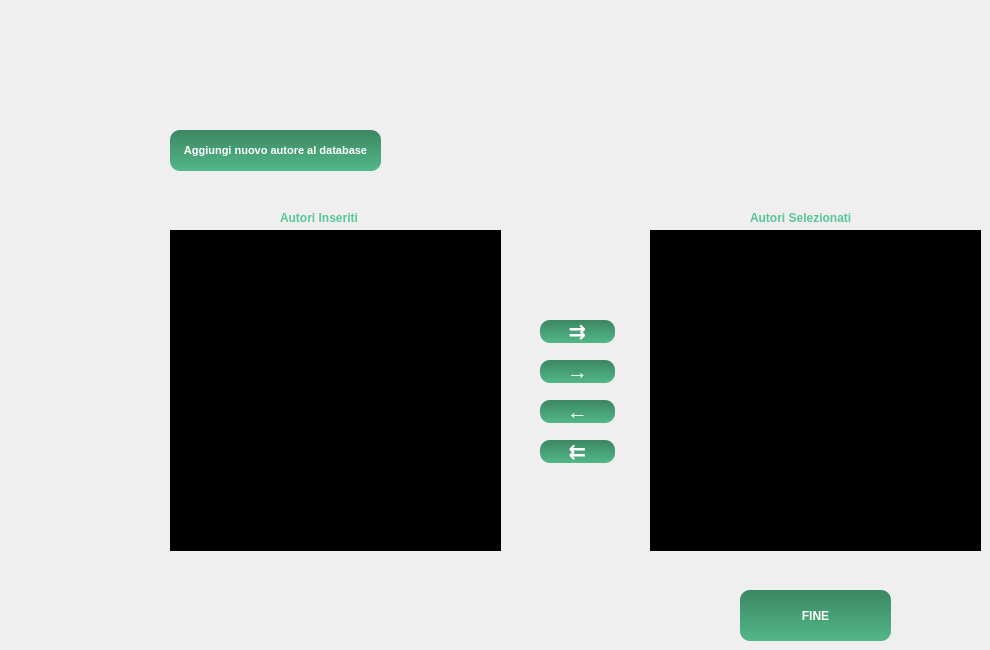
    <widget class="QWidget" name="paginaSelezionaAutori">
     <widget class="QLabel" name="label_12">
      <property name="geometry">
       <rect>
        <x>280</x>
        <y>210</y>
        <width>101</width>
        <height>16</height>
       </rect>
      </property>
      <property name="font">
       <font>
        <family>Tahoma</family>
        <pointsize>9</pointsize>
        <weight>75</weight>
        <bold>true</bold>
       </font>
      </property>
      <property name="styleSheet">
       <string notr="true">color: rgb(89, 199, 148);</string>
      </property>
      <property name="text">
       <string>Autori Inseriti</string>
      </property>
     </widget>
     <widget class="QLabel" name="label_13">
      <property name="geometry">
       <rect>
        <x>750</x>
        <y>210</y>
        <width>121</width>
        <height>16</height>
       </rect>
      </property>
      <property name="font">
       <font>
        <family>Tahoma</family>
        <pointsize>9</pointsize>
        <weight>75</weight>
        <bold>true</bold>
       </font>
      </property>
      <property name="styleSheet">
       <string notr="true">color: rgb(89, 199, 148);</string>
      </property>
      <property name="text">
       <string>Autori Selezionati</string>
      </property>
     </widget>
     <widget class="QListWidget" name="tuttiGliAutori">
      <property name="geometry">
       <rect>
        <x>170</x>
        <y>230</y>
        <width>331</width>
        <height>321</height>
       </rect>
      </property>
      <property name="font">
       <font>
        <family>Tahoma</family>
        <pointsize>8</pointsize>
        <weight>75</weight>
        <bold>true</bold>
       </font>
      </property>
      <property name="styleSheet">
       <string notr="true">QListWidget{
background-color: rgb(0, 0, 0);
color: rgb(96, 214, 159);
}

  QListWidget::item:selected {
   background-color: rgb(96, 214, 159);
 }
</string>
      </property>
     </widget>
     <widget class="QPushButton" name="bottoneRimuoviSelezionato">
      <property name="geometry">
       <rect>
        <x>540</x>
        <y>400</y>
        <width>75</width>
        <height>23</height>
       </rect>
      </property>
      <property name="font">
       <font>
        <family>Tahoma</family>
        <pointsize>16</pointsize>
        <weight>75</weight>
        <italic>false</italic>
        <bold>true</bold>
       </font>
      </property>
      <property name="styleSheet">
       <string notr="true">QPushButton{
	background-color: qlineargradient(spread:pad, x1:1, y1:0, x2:1, y2:1, stop:0 rgba(60, 135, 99, 255), stop:1 rgba(82, 183, 136, 255));
	color: rgb(255, 255, 255);
	border-radius: 10px;
}

QPushButton:hover{
	background-color: rgb(60, 134, 99);
}
QPushButton:pressed {
	background-color: rgb(43, 97, 72);
}
</string>
      </property>
      <property name="text">
       <string>←</string>
      </property>
     </widget>
     <widget class="QPushButton" name="bottoneFine">
      <property name="geometry">
       <rect>
        <x>740</x>
        <y>590</y>
        <width>151</width>
        <height>51</height>
       </rect>
      </property>
      <property name="font">
       <font>
        <family>Tahoma</family>
        <pointsize>9</pointsize>
        <weight>75</weight>
        <bold>true</bold>
       </font>
      </property>
      <property name="styleSheet">
       <string notr="true">QPushButton{
	background-color: qlineargradient(spread:pad, x1:1, y1:0, x2:1, y2:1, stop:0 rgba(60, 135, 99, 255), stop:1 rgba(82, 183, 136, 255));
	color: rgb(255, 255, 255);
	border-radius: 10px;
}

QPushButton:hover{
	background-color: rgb(60, 134, 99);
}
QPushButton:pressed {
	background-color: rgb(43, 97, 72);
}
</string>
      </property>
      <property name="text">
       <string>FINE</string>
      </property>
     </widget>
     <widget class="QPushButton" name="bottoneRimuoviTutti">
      <property name="geometry">
       <rect>
        <x>540</x>
        <y>440</y>
        <width>75</width>
        <height>23</height>
       </rect>
      </property>
      <property name="font">
       <font>
        <family>Tahoma</family>
        <pointsize>16</pointsize>
        <weight>75</weight>
        <italic>false</italic>
        <bold>true</bold>
       </font>
      </property>
      <property name="styleSheet">
       <string notr="true">QPushButton{
	background-color: qlineargradient(spread:pad, x1:1, y1:0, x2:1, y2:1, stop:0 rgba(60, 135, 99, 255), stop:1 rgba(82, 183, 136, 255));
	color: rgb(255, 255, 255);
	border-radius: 10px;
}

QPushButton:hover{
	background-color: rgb(60, 134, 99);
}
QPushButton:pressed {
	background-color: rgb(43, 97, 72);
}
</string>
      </property>
      <property name="text">
       <string>⇇</string>
      </property>
     </widget>
     <widget class="QPushButton" name="bottonePrendiTutti">
      <property name="geometry">
       <rect>
        <x>540</x>
        <y>320</y>
        <width>75</width>
        <height>23</height>
       </rect>
      </property>
      <property name="sizePolicy">
       <sizepolicy hsizetype="Minimum" vsizetype="Fixed">
        <horstretch>0</horstretch>
        <verstretch>0</verstretch>
       </sizepolicy>
      </property>
      <property name="font">
       <font>
        <family>Tahoma</family>
        <pointsize>16</pointsize>
        <weight>75</weight>
        <italic>false</italic>
        <bold>true</bold>
       </font>
      </property>
      <property name="styleSheet">
       <string notr="true">QPushButton{
	background-color: qlineargradient(spread:pad, x1:1, y1:0, x2:1, y2:1, stop:0 rgba(60, 135, 99, 255), stop:1 rgba(82, 183, 136, 255));
	color: rgb(255, 255, 255);
	border-radius: 10px;
}

QPushButton:hover{
	background-color: rgb(60, 134, 99);
}
QPushButton:pressed {
	background-color: rgb(43, 97, 72);
}
</string>
      </property>
      <property name="text">
       <string>⇉</string>
      </property>
     </widget>
     <widget class="QListWidget" name="autoriSelezionati">
      <property name="geometry">
       <rect>
        <x>650</x>
        <y>230</y>
        <width>331</width>
        <height>321</height>
       </rect>
      </property>
      <property name="font">
       <font>
        <family>Tahoma</family>
        <pointsize>8</pointsize>
        <weight>75</weight>
        <bold>true</bold>
       </font>
      </property>
      <property name="styleSheet">
       <string notr="true">QListWidget{
background-color: rgb(0, 0, 0);
color: rgb(96, 214, 159);
}

  QListWidget::item:selected {
   background-color: rgb(96, 214, 159);
 }
</string>
      </property>
     </widget>
     <widget class="QPushButton" name="bottoneVaiAdAggiungiAutore">
      <property name="geometry">
       <rect>
        <x>170</x>
        <y>130</y>
        <width>211</width>
        <height>41</height>
       </rect>
      </property>
      <property name="font">
       <font>
        <family>Tahoma</family>
        <pointsize>8</pointsize>
        <weight>75</weight>
        <italic>false</italic>
        <bold>true</bold>
       </font>
      </property>
      <property name="styleSheet">
       <string notr="true">QPushButton{
	background-color: qlineargradient(spread:pad, x1:1, y1:0, x2:1, y2:1, stop:0 rgba(60, 135, 99, 255), stop:1 rgba(82, 183, 136, 255));
	color: rgb(255, 255, 255);
	border-radius: 10px;
}

QPushButton:hover{
	background-color: rgb(60, 134, 99);
}
QPushButton:pressed {
	background-color: rgb(43, 97, 72);
}
</string>
      </property>
      <property name="text">
       <string>Aggiungi nuovo autore al database</string>
      </property>
     </widget>
     <widget class="QPushButton" name="bottonePrendiSelezionato">
      <property name="geometry">
       <rect>
        <x>540</x>
        <y>360</y>
        <width>75</width>
        <height>23</height>
       </rect>
      </property>
      <property name="font">
       <font>
        <family>Tahoma</family>
        <pointsize>16</pointsize>
        <weight>75</weight>
        <italic>false</italic>
        <bold>true</bold>
       </font>
      </property>
      <property name="styleSheet">
       <string notr="true">QPushButton{
	background-color: qlineargradient(spread:pad, x1:1, y1:0, x2:1, y2:1, stop:0 rgba(60, 135, 99, 255), stop:1 rgba(82, 183, 136, 255));
	color: rgb(255, 255, 255);
	border-radius: 10px;
}

QPushButton:hover{
	background-color: rgb(60, 134, 99);
}
QPushButton:pressed {
	background-color: rgb(43, 97, 72);
}
</string>
      </property>
      <property name="text">
       <string>→</string>
      </property>
     </widget>
    </widget>
